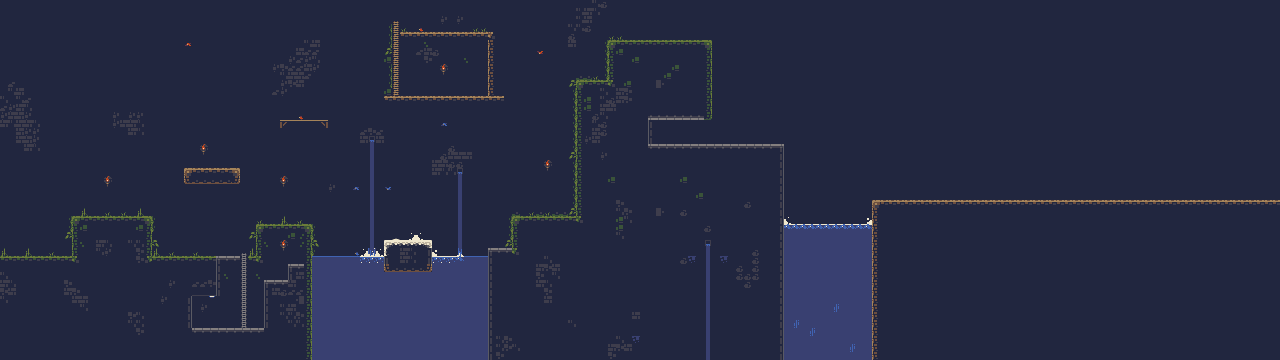

A 2D game scene composited from a Tiled map and its tileset images. What follows is a short description and the map's XML, with each tile layer's data collapsed to a summary:
An orthogonal 160x45 tile map with 8x8 px tiles, 4 tile layers (background, ground, water, decorations), 1 hidden layer not drawn and 5 objects (spawn).

<map version="1.2" tiledversion="1.3.1" orientation="orthogonal" renderorder="right-down" compressionlevel="0" width="160" height="45" tilewidth="8" tileheight="8" infinite="0" nextlayerid="10" nextobjectid="2">
 <tileset firstgid="1" name="cavesofgallet_tiles" tilewidth="8" tileheight="8" tilecount="96" columns="8">
  <image source="cavesofgallet_tiles.png" width="64" height="96" />
  <tile id="0">
   <objectgroup draworder="index">
    <object id="6" x="0" y="0" width="8" height="8" />
   </objectgroup>
  </tile>
  <tile id="13">
   <objectgroup draworder="index">
    <object id="1" x="-25" y="-109" width="2" />
    <object id="2" x="-18" y="3" width="28" />
    <object id="3" x="3.17391" y="2.95652" />
   </objectgroup>
  </tile>
  <tile id="14">
   <properties>
    <property name="nez:isOneWayPlatform" type="bool" value="true" />
   </properties>
  </tile>
  <tile id="22">
   <properties>
    <property name="nez:isOneWayPlatform" type="bool" value="true" />
   </properties>
  </tile>
  <tile id="36">
   <properties>
    <property name="nez:isOneWayPlatform" type="bool" value="true" />
   </properties>
  </tile>
 </tileset>
 <layer id="3" name="background" width="160" height="45">
  <data>[7200 cells, 7200 non-empty, 1 distinct tile ids]</data>
 </layer>
 <layer id="4" name="ground" width="160" height="45">
  <data>[7200 cells, 390 non-empty, 19 distinct tile ids]</data>
 </layer>
 <layer id="7" name="water" width="160" height="45">
  <data>[7200 cells, 470 non-empty, 10 distinct tile ids]</data>
 </layer>
 <layer id="5" name="Collision" width="160" height="45" visible="0">
  <data>[7200 cells, 220 non-empty, 1 distinct tile ids]</data>
 </layer>
 <layer id="6" name="decorations" width="160" height="45">
  <data>[7200 cells, 398 non-empty, 40 distinct tile ids]</data>
 </layer>
 <objectgroup id="9" name="objects">
  <object id="1" name="spawn" x="34" y="237">
   <point />
  </object>
 </objectgroup>
</map>
